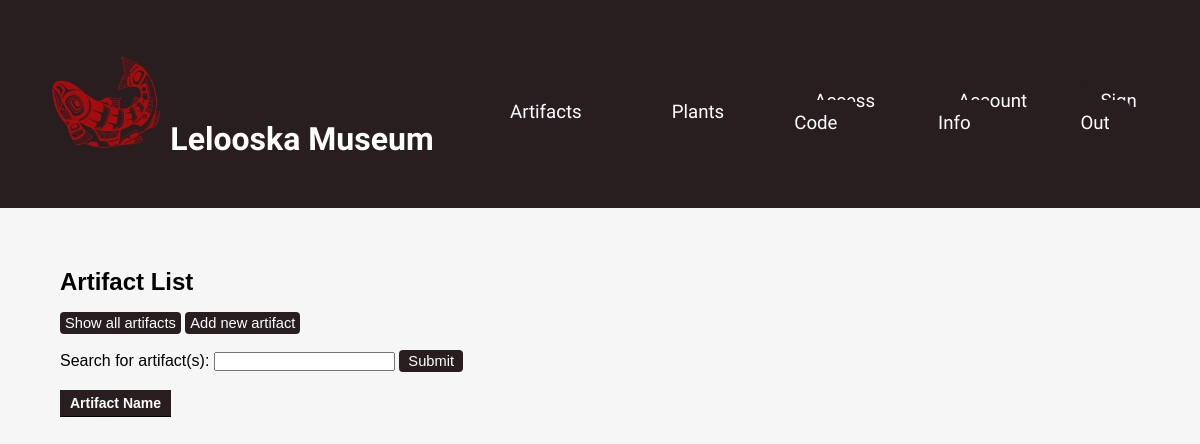
The page /phpApp/artifactList.php (signed in) on the database as committed earlier.
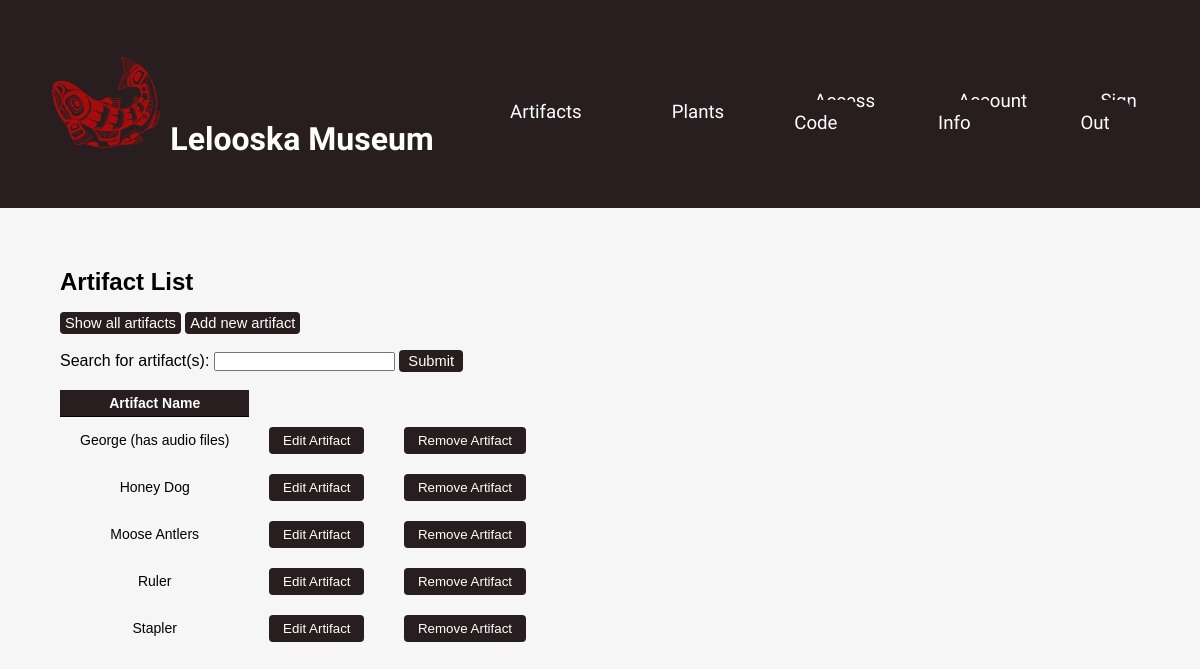
The same page on the database as committed later.
### tables this page shows
CREATE TABLE Entry (
    	entryID INTEGER NOT NULL PRIMARY KEY,
    	entryName TEXT NOT NULL,
    	entryDescription TEXT,
    	entryType TEXT NOT NULL
);

### phpApp/artifactList.php (the view, shortened to what this page needs)
<!DOCTYPE html>
<html>
<head>
    <link rel="stylesheet" href="styles.css" />
</head>
<body>
    <div class="page">
        <header class="menu-container">
                <h1 class="logo">
                    <img src="./media/salmon.png" width=auto height=100 >
                    <a class="logo-link" href="./artifactList.php">Lelooska Museum</a>
                </h1>
                <nav class="menu">
                    <li><a class="nav-link" href="./artifactList.php">Artifacts</a></li>
                    <li><a class="nav-link" href="./plantList.php">Plants</a></li>
                    <li><a class="nav-link" href="./accessCode.php">Access Code</a></li>
                    <li><a class="nav-link" href="./account.php">Account Info</a></li>
                    <li><a class="nav-link" href="./signOut.php">Sign Out</a></li>
                </nav>
            </header>
        <article class="content">
            <header>
                <h2>Artifact List</h2>
            </header>
            <div class="showStoreContainer">
                <div class="showStoreSubmenu">
                    <br>
                    <div>
                        <a href="artifactList.php" class="strong-button small">Show all artifacts</a>
                        <a href="addArtifact.php" class="strong-button small">Add new artifact</a>
                    </div>
                    <br>
                    <div>
                        <form action="artifactList.php" method="get">
                            <label for="s">Search for artifact(s):</label>
                            <input type="search" name="s" required>
                            <input type="submit" class="strong-button small" value=" Submit " />
                        </form>
                    </div>
                <div class="tableContainer">
                    <?php
                        $db_file = './museum.db';
                        try {
                            $db = new PDO('sqlite:' . $db_file);
                            $db->setAttribute(PDO::ATTR_ERRMODE, PDO::ERRMODE_EXCEPTION);
                            if (isset($_GET['s'])) {
                                $searchTerm = $_GET['s'];
                                $stmt = $db->prepare("select * from Entry where entryType = 'artifact' and entryName like ? order by entryName");
                                $stmt->execute(["%".$_GET["s"]."%"]);
                                $t = $stmt->fetchAll(PDO::FETCH_ASSOC);
                                if (empty($t)){
                                    echo("<br>No artifact(s) found.");
                                }
                                else{
                                    echo '<br>
                                    <table>
                                        <thead>
                                            <tr>
                                            <th>Artifact Name</th>
                                            </tr>
                                        </thead>
                                        <tbody>';
                                    foreach($t as $tuple){
                                        echo '<tr>
                                                <td>'.$tuple['entryName'].'</td>
                                                <form action="editArtifact.php?ID='.$tuple['entryID'].'" method="post">
                                                <td><input type="submit" value=" Edit Artifact "></td>
                                                </form>
                                                <form action="remove.php?ID='.$tuple['entryID'].'&type=artifact" method="post">
                                                <td><input type="submit" value=" Remove Artifact "></td>
                                                </form>
                                            </tr>';
                                    }
                                    echo '</tbody>
                                    </table>';
                                }
                            }
                            else if (!isset($_GET['s'])){
                                $qry = "select * from Entry where entryType = 'artifact' order by entryName;";
                                $result_set = $db->query($qry);
                                echo '<br>
                                    <table>
                                        <thead>
                                            <tr>
                                            <th>Artifact Name</th>
                                            </tr>
                                        </thead>
                                        <tbody>';
                                foreach($result_set as $tuple){
                                    echo '<tr>
                                            <td>'.$tuple['entryName'].'</td>
                                            <form action="editArtifact.php?ID='.$tuple['entryID'].'" method="post">
                                            <td><input type="submit" value=" Edit Artifact "></td>
                                            </form>
                                            <form action="remove.php?ID='.$tuple['entryID'].'&type=artifact" method="post">
                                            <td><input type="submit" value=" Remove Artifact "></td>
                                            </form>
                                        </tr>';
                                }
                                echo '</tbody>
                                    </table>';
                            }
                        }
                        catch(PDOException $e) {
                            die('Exception : '.$e->getMessage());
                        }
                    ?>
                </div>
            </div>
        </article>
    </div>
</body>
</html>

### phpApp/styles.css (style rules this page uses)
:root { --header-color: #281e20; --header-font: #fff; --header-hover: #791212; --header-dropdown-background: #791212; --background-color: #f6f6f6; --body-font: #fffffc; --pop-of-green: #b9f5d8; --pop-of-blue: #08a4bd; }
* { margin: 0; padding: 0; box-sizing: border-box; font-family: Arial, Helvetica, sans-serif; }
body { min-height: 100vh; display: flex; background-color: var(--background-color); flex-direction: column; }
.page { height: 100%; }
.menu-container { color: var(--header-font); background-color: var(--header-color); padding: 20px 0; display: flex; justify-content: space-between; width: 100%; padding: 50px; }
.menu { margin-top: 15px; width: 60%; display: flex; align-items: center; justify-content: right; }
.menu > li { display: inline; margin-right: 50px; }
.menu > li:last-of-type { margin-right: 0; }
.nav-link:link, .nav-link:visited { background-color: var(--header-color); color: var(--header-font); padding: 12px 20px; transition-duration: 0.4s; box-shadow: none; border: none; border-radius: 8px; cursor: pointer; text-align: right; font-size: 14pt; text-decoration: none; font-family: 'Forum', Arial, Helvetica, sans-serif; }
.logo-link:link, .logo-link:visited { color: var(--body-font); text-decoration: none; font-family: 'Forum', Arial, Helvetica, sans-serif; }
.content { display: block; margin: 5%; }
table { border-collapse: collapse; padding: 20px 0; padding-left: 10%; font-size: 14pt; }
th { border-bottom: 1px solid black; padding: 5px 10px; font-size: 14px; text-align: center; color: var(--header-font); background-color: var(--header-color); }
td { padding: 10px 20px; font-size: 14px; text-align: center; }
td > input[type="submit"] { background-color: var(--header-color); color: var(--header-font); padding: 6px 10px; border: none; border-radius: 4px; cursor: pointer; float: right; }
.strong-button { background-color: var(--header-color); color: var(--header-font); padding: 6px 10px; border: none; border-radius: 4px; cursor: pointer; transition-duration: 0.2s; box-shadow: none; font-size: 14pt; text-decoration: none; }
.small { font-size: 11pt; padding: 3px 5px; }

Rows that differ between the two databases and show on the page:
added entry: entryName "George (has audio files)"
added entry: entryName "Honey Dog"
added entry: entryName "Moose Antlers"
added entry: entryName "Ruler"
added entry: entryName "Stapler"
